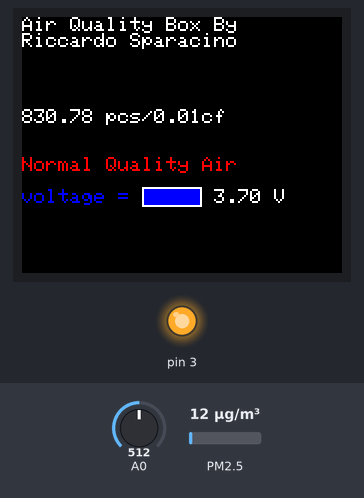
Simulated run of this sketch. Board: Arduino Uno, built with avr-gcc and run on an emulated ATmega328P. Shown: 160×128 colour display, output pins drawn as LEDs (lit = HIGH). Wiring (inferred from the names in the program): dust sensor: data pin 4. The test bench sets the inputs (shaded band); at power-on: A0 = 512, PM2.5 12 µg/m³.

Above: at 2.8 s.
2.9 s: A0 set to 504
At 5.0 s:
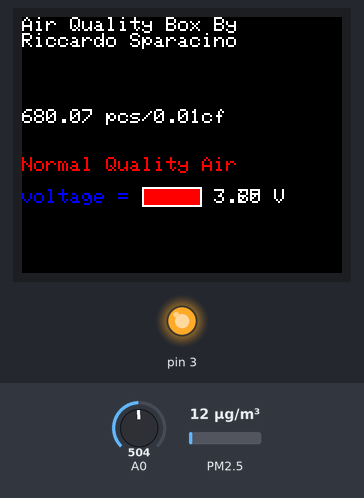
9.3 s: PM2.5 set to 225 µg/m³
At 13.7 s:
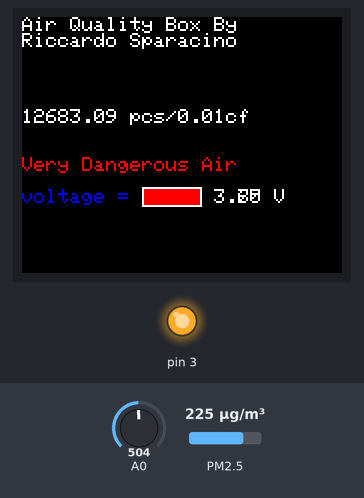
15.7 s: A0 set to 716
At 17.6 s:
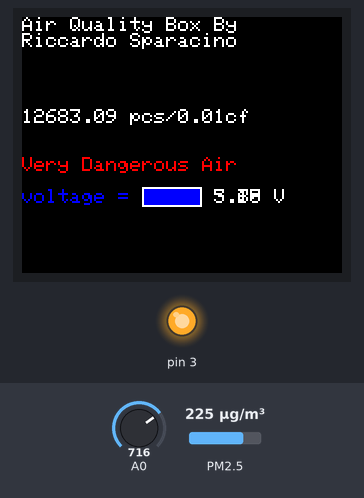
17.9 s: PM2.5 set to 6 µg/m³
At 19.1 s:
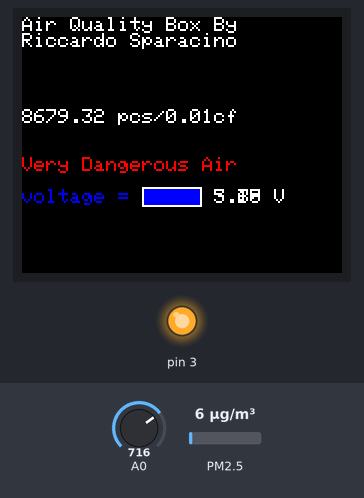
21.9 s: PM2.5 set to 75 µg/m³
At 23.5 s:
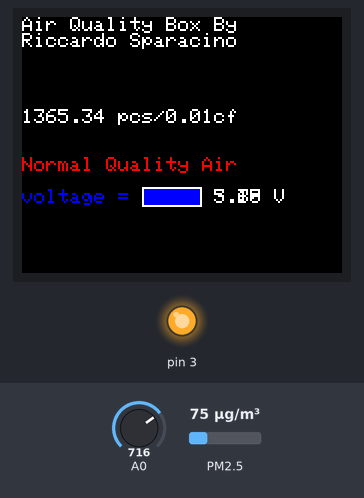
26.1 s: A0 set to 900
At 27.7 s:
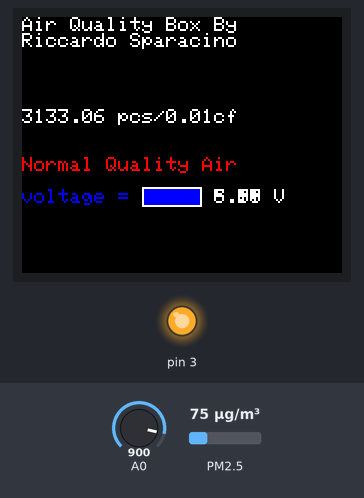
Timing chart, 0 to 29.1 s (numbered marks = the images above; inputs shaded):
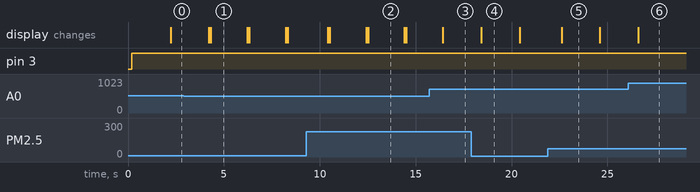

The sketch:

dustsensorlcd.ino
```cpp
#include <TFT.h>  // Arduino LCD library
#include <SPI.h>
#include <time.h>

// pin definition for the Uno
#define cs   10
#define dc   9
#define rst  8
#define RED     0xF800

// create an instance of the library
TFT TFTscreen = TFT(cs, dc, rst);

int pin = 4;
unsigned long duration;
unsigned long starttime;
unsigned long sampletime_ms = 2000;
unsigned long lowpulseoccupancy = 0;
float ratio = 0;
float concentration = 0;
void setup() {

Serial.begin(9600);
  pinMode(8,INPUT);
  pinMode(3, OUTPUT);
  starttime = millis();
  // Put this line at the beginning of every sketch that uses the GLCD:
  TFTscreen.begin();
  // clear the screen with a black background
  TFTscreen.background(0, 0, 0);

  // write the static text to the screen
  // set the font color to white
  TFTscreen.stroke(255, 255, 255);
  // set the font size
  TFTscreen.setTextSize(1);
  // write the text to the top left corner of the screen
  TFTscreen.text("Air Quality Box By\nRiccardo Sparacino ", 0, 0);
  // ste the font size very large for the loop
  TFTscreen.setTextSize(2);

}

void loop() {

 duration = pulseIn(pin, LOW);
  lowpulseoccupancy = lowpulseoccupancy+duration;
   TFTscreen.setTextWrap(false);
  TFTscreen.setCursor(20, 30);
 // TFTscreen.fillScreen(ST7735_GREEN);
  TFTscreen.setTextColor(ST7735_WHITE, ST7735_BLACK);
digitalWrite(3, HIGH);
  if ((millis()-starttime) >= sampletime_ms) //if the sampel time = = 30s
  {

    ratio = lowpulseoccupancy/(sampletime_ms*10.0);
    concentration = 1.1*pow(ratio,3)-3.8*pow(ratio,2)+520*ratio+0.62;
    lowpulseoccupancy = 0;
    starttime = millis();
    TFTscreen.setTextSize(1);
    TFTscreen.println("\n");
    TFTscreen.print(concentration);
    TFTscreen.println(" pcs/0.01cf    ");
    TFTscreen.println("\n");
    TFTscreen.setTextColor(ST7735_RED, ST7735_BLACK);
           if  (concentration > 5000 and concentration < 1000){ TFTscreen.print("Dangerous Quality Air");
    }  if (concentration >= 10000) { TFTscreen.print("Very Dangerous Air  ");
    }  if (concentration < 1000 and concentration > 10) { TFTscreen.print("Normal Quality Air   ");
    }  if (concentration < 1) { TFTscreen.print("Good Quality Air     "); }

    printVolts();
    delay(100);


}  }
 void printVolts()
{
  int sensorValue = analogRead(A0); //read the A0 pin value
  float voltage = sensorValue * (3.70 / 1023.00) * 2; //convert the value to a true voltage.
  TFTscreen.setTextColor(ST7735_BLUE, ST7735_BLACK);
  TFTscreen.println("\n");
  TFTscreen.print("voltage = ");
  //TFTscreen.print(voltage); //print the voltage to LCD
  //TFTscreen.print(" V");


  TFTscreen.fill(0,0,255); // set the fill color to blue
  TFTscreen.stroke(255,255,255); // outline the rectangle with a white line
  TFTscreen.rect(60,85,30,10);
  TFTscreen.print("      ");
  TFTscreen.print(voltage);
  TFTscreen.print(" V");
  delay(100);
  if (voltage < 3.70) //set the voltage considered low battery here
  {
  TFTscreen.fill(RED); // set the fill color to blue
  TFTscreen.stroke(255,255,255); // outline the rectangle with a white line
  TFTscreen.rect(60,85,30,10);
  TFTscreen.print("      ");
  TFTscreen.print(voltage);
  TFTscreen.print(" V");
  delay(100);
  }

 // TFTscreen.println(" Battery Voltage");
}
```

Measured:
- the behaviour switches between 512 and 511 on A0 (found by bisection; images 0 and 1)
- after the input at 2.9 s, the display: first changes after 1.3 s (image 1 shows a later state)
- after the input at 15.7 s, the display: changes after 0.72 s (image 3)
- after the input at 17.9 s, the display: changes after 0.51 s (image 4)
- after the input at 21.9 s, the display: changes after 0.71 s (image 5)
- after the input at 26.1 s, the display: changes after 0.51 s (image 6)
- what the display in image 1 shows lasts 1.9 s, from 4.3 s to 6.2 s
